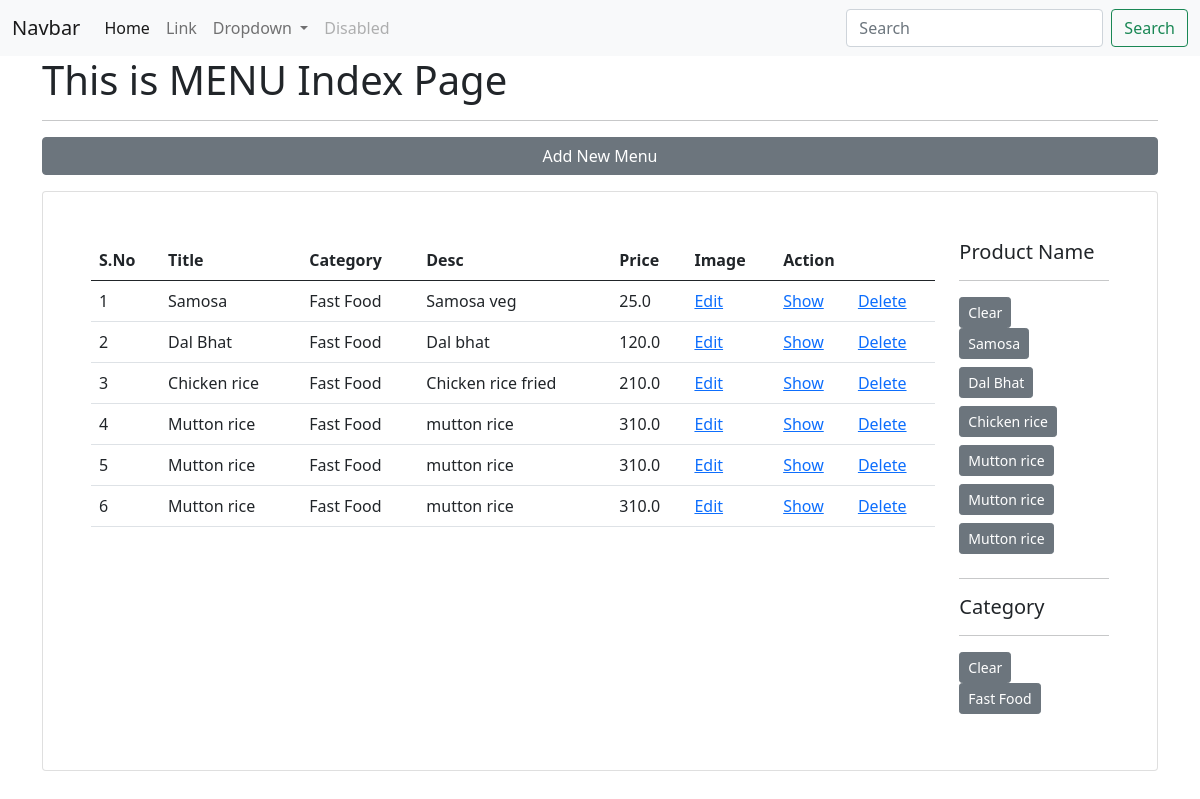
Before: /menu/ (signed in) with the older database file.
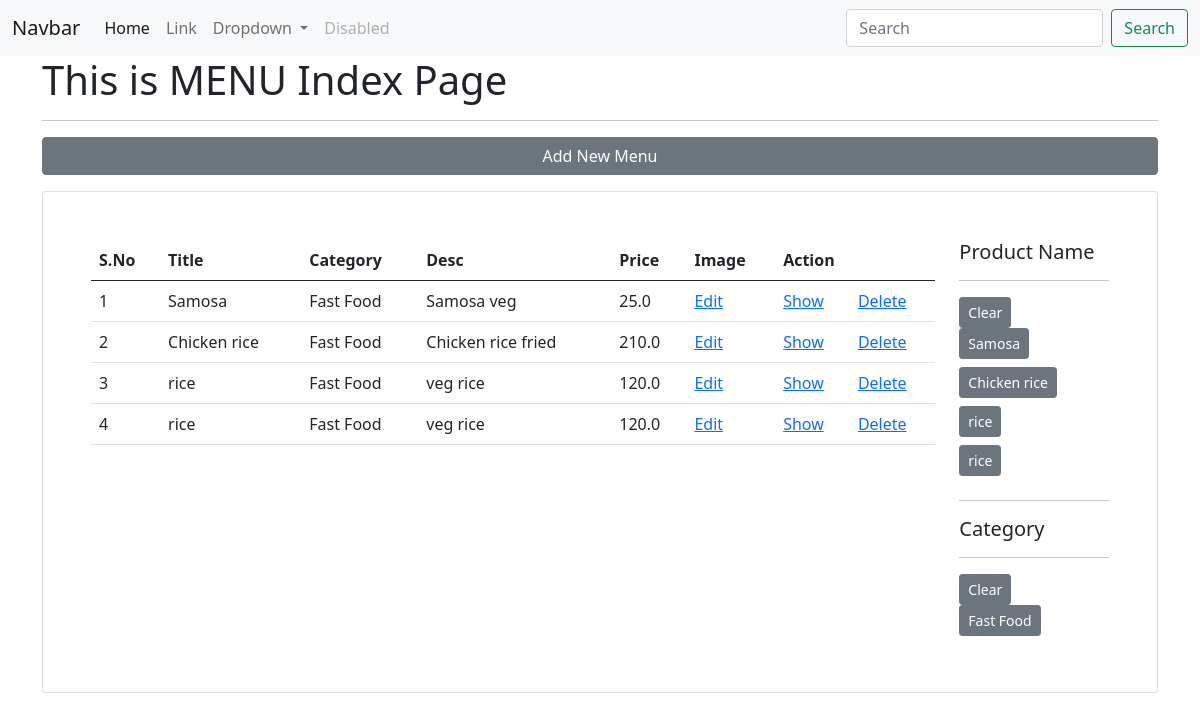
After: the same page with the newer database file.
### app_restro/models.py (models this page shows, shortened)
class Menu(models.Model):
    menu_title = models.CharField(max_length=50)
    category_id = models.ForeignKey(Category, on_delete=models.CASCADE)
    menu_desc = models.CharField(max_length=200)
    menu_img = models.FileField(upload_to="menu/images/", blank=True)
    menu_ingredient = models.CharField(max_length=200)
    menu_price = models.FloatField()
    class Meta:
        db_table = "app_menus"

class Category(models.Model):
    category_name = models.CharField(max_length=50)
    class Meta:
        db_table = "app_categories"

### app_restro/views.py (the view)
# urls.py: path('menu/', views.menu_index, name='menu-list'),
@login_required(login_url='/authentication/login')
def menu_index(request):
    data = Menu.objects.all()
    categories = Category.objects.all()
    context = {"data": data, "categories": categories}
    if request.method == 'POST':
        if request.POST.get('id') is not None:
            filter_list = Menu.objects.filter(id=request.POST.get('id'))
        if request.POST.get('category_id') is not None:
            filter_list = Menu.objects.filter(category_id=request.POST.get('category_id'))
        context.update({"data":filter_list})
    return render(request, 'menus/index.html', context)

### templates/menus/index.html (shortened to what this page needs)
{% extends "layouts/master.html" %}
{% block content %}
<div class="container">
    <h1>This is MENU Index Page</h1>
    <hr>
    <a href="{% url 'menu-add' %}" class="btn btn-secondary col-12 mb-3">Add New Menu</a>
    <div class="card p-5">
        <div class="row">
            <div class="col-md-10">
                <table class="table table-hover">
                    <thead>
                        <th>S.No</th>
                        <th>Title</th>
                        <th>Category</th>
                        <th>Desc</th>
                        <th>Price</th>
                        <th>Image</th>
                        <th colspan="3">Action</th>
                    </thead>
                    <tbody>
                        {% for val in data %}
                        <tr>
                            <td>{{ forloop.counter }}</td>
                            <td>{{ val.menu_title }}</td>
                            <td>{{ val.category_id.category_name }}</td>
                            <td>{{ val.menu_desc }}</td>
                            <td>{{ val.menu_price }}</td>
                            <td><a href="{% url 'menu-edit' val.id %}">Edit</a></td>
                            <td><a href="{% url 'menu-show' val.id %}">Show</a></td>
                            <td><a href="{% url 'menu-delete' val.id %}">Delete</a></td>
                        </tr>
                        {% endfor %}
                    </tbody>
                </table>
            </div>
            <div class="col-md-2">
                <h5>Product Name</h5>
                <hr>
                <a href="{% url 'menu-list' %}" class="btn btn-sm btn-secondary">Clear</a>
                {% for val in data %}
                <form action="{% url 'menu-list' %}" method="post">
                    <input type="submit" value="{{ val.menu_title}}" class="btn btn-sm btn-secondary mb-2">
                </form>
                {% endfor %}
                <hr>
                <h5>Category</h5>
                <hr>
                <a href="{% url 'menu-list' %}" class="btn btn-sm btn-secondary">Clear</a>
                {% for val in categories %}
                <form action="{% url 'menu-list' %}" method="post">
                    <input type="submit" value="{{ val.category_name}}" class="btn btn-sm btn-secondary mb-2">
                </form>
                {% endfor %}
            </div>
        </div>
    </div>
</div>
{% endblock %}

### templates/layouts/master.html (shortened to what this page needs)
<!doctype html>
<html lang="en">
  <head>
    {% load static%}
    <link rel="stylesheet" href="{% static 'css/bootstrap.min.css' %}">
  </head>
  <body>
    <nav class="navbar navbar-expand-lg navbar-light bg-light">
        <div class="container-fluid">
          <a class="navbar-brand" href="#">Navbar</a>
          <div class="collapse navbar-collapse" id="navbarSupportedContent">
            <ul class="navbar-nav me-auto mb-2 mb-lg-0">
              <li class="nav-item">
                <a class="nav-link active" aria-current="page" href="#">Home</a>
              </li>
              <li class="nav-item">
                <a class="nav-link" href="#">Link</a>
              </li>
              <li class="nav-item dropdown">
                <a class="nav-link dropdown-toggle" href="#" id="navbarDropdown" role="button" data-bs-toggle="dropdown" aria-expanded="false">
                  Dropdown
                </a>
              </li>
              <li class="nav-item">
                <a class="nav-link disabled" href="#" tabindex="-1" aria-disabled="true">Disabled</a>
              </li>
            </ul>
            <form class="d-flex">
              <input class="form-control me-2" type="search" placeholder="Search" aria-label="Search">
              <button class="btn btn-outline-success" type="submit">Search</button>
            </form>
          </div>
        </div>
      </nav>
    {% block content %}
    {% endblock %}
  </body>
</html>

Changed rows visible on the page:
removed Menu: menu_title "Dal Bhat", category_id.category_name "Fast Food", menu_desc "Dal bhat", menu_price "120.0"
removed Menu: menu_title "Mutton rice", category_id.category_name "Fast Food", menu_desc "mutton rice", menu_price "310.0"
removed Menu: menu_title "Mutton rice", category_id.category_name "Fast Food", menu_desc "mutton rice", menu_price "310.0"
removed Menu: menu_title "Mutton rice", category_id.category_name "Fast Food", menu_desc "mutton rice", menu_price "310.0"
added Menu: menu_title "rice", category_id.category_name "Fast Food", menu_desc "veg rice", menu_price "120.0"
added Menu: menu_title "rice", category_id.category_name "Fast Food", menu_desc "veg rice", menu_price "120.0"
